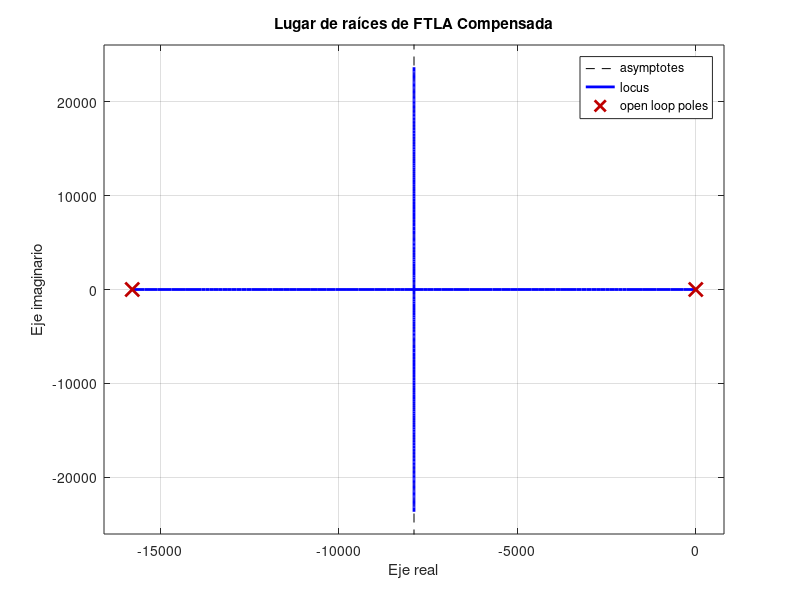
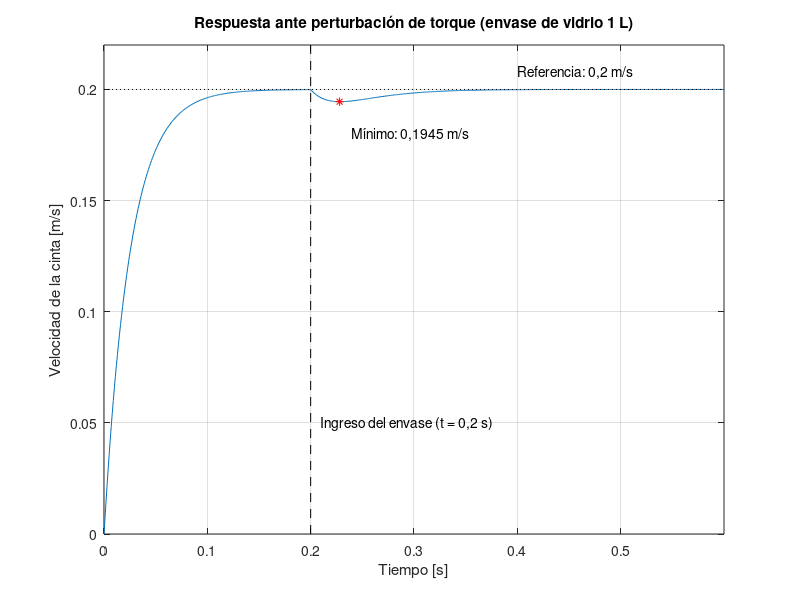

Recreate these plots in MATLAB, in order.
%%% -------------- 2.7 Estabilidad absoluta ------------------

close all; clear all; clc

pkg load control

s = tf('s');

ftla = (4.90*10^5)/(s^2+15813*s+487664);

polos = pole(ftla);

pzmap(ftla);

%%%----------------- 2.9 Respuesta temporal-----------------

step(ftla,0.5); grid
title('Respuesta al escalón unitario del sistema sin compensar')
xlabel('Tiempo [s]'); ylabel('Amplitud [V]')

%%%--------------- 4 - Diseño del controlador ------------------

%% Lugar de raices de la FTLA compensada
close all, clear all, clc
pkg load control

s = tf('s');

%% FTLA sin compensar, forma factorizada
FTLA = 4.90e5 / ((s + 15782)*(s + 30.9));

%% PI por cancelacion del polo dominante
Ti = 1/30.9;
PI = (s + 1/Ti)/s;
FTLAc = minreal(PI*FTLA)          % queda 4.90e5 / (s*(s + 15782))

%% Lugar de raices
rlocus(FTLAc)
title('Lugar de raíces de FTLA Compensada')
xlabel('Eje real'); ylabel('Eje imaginario')

%% Punto de diseno y ganancia Kc
te = 0.1; % te <= 100 ms (criterio 2 %)
alpha = 4/te % te = 4/alpha  ->  alpha = 40
s1 = -alpha;

%% Zoom con el punto de diseño
figure
rlocus(FTLAc); sgrid(0, alpha)     % circunferencia wn = 40: cruza el eje real en -40
axis([-100 10 -20 20])
title('Lugar de raíces de FTLA compensada')
xlabel('Eje real'); ylabel('Eje imaginario')

%% Por condición de módulo |G(s)H(s)|=1/K
invKp = abs((s1 + 1/Ti)/s1 * 4.90e5/((s1 + 15782)*(s1 + 30.9)));
Kp = 1/invKp

%% Verificacion de polos de la funcion de transferencia de lazo cerrado
FTLC = 6.30e5 / ((s + 15742)*(s + 40));
pole(FTLC)

%%% --------------- 5 - Simulación ------------------
close all, clear all, clc
pkg load control
s = tf('s');

%% Sistema compensado
FTLA = 4.90e5 / ((s + 15782)*(s + 30.9));
Ti = 1/30.9;
Kp = 1.285;
PI = Kp*(s + 1/Ti)/s;
FTLC = minreal(feedback(PI*FTLA, 1))   % 6.30e5 / ((s + 40)*(s + 15742))
pole(FTLC)% -40 y -15742

%% Escalon de referencia vref = 0,2 m/s
step(0.2*FTLC, 0.3); grid
title('Respuesta al escalón del sistema compensado')
xlabel('Tiempo [s]'); ylabel('Velocidad de la cinta [m/s]')

%% Para obtener el punto exacto del gráfico en donde se llegue al 98% del valor de ref
step(0.2*FTLC, 0.3); grid
hold on
plot(0.098, 0.196, 'r*')                   % t_e (banda del 2 %)
text(0.105, 0.185, 't_e = 98 ms')
plot(0.025, 0.126, 'r*')                   % 63 % del valor final
text(0.032, 0.115, '\tau = 25 ms')
plot([0 0.3], [0.196 0.196], 'r--')        % limite del 2 %
hold off

title('Respuesta al escalón del sistema compensado')
xlabel('Tiempo [s]'); ylabel('Velocidad de la cinta [m/s]')
legend off

%% Error en estado estable
step(0.2*(1 - FTLC), 0.3); grid
title('Error de seguimiento e(t) = v_{ref} - v')
xlabel('Tiempo [s]'); ylabel('Error [m/s]')

%% Accion de control: tension de armadura Va
Gu = feedback(PI, FTLA);          % Uc/Vref = PI/(1 + PI*FTLA)
Va = 2.4*12.3*0.2*Gu;             % Va = Kd*Kref*vref*Gu, escalon de 0,2 m/s
step(Va, 0.3); grid
hold on
plot([0 0.3], [12 12], 'r--')            % limite del driver
text(0.15, 11, 'Límite del driver: 12 V')
plot([0 0.3], [5.88 5.88], 'k:')         % valor de regimen
text(0.15, 5.3, 'Régimen: 5,9 V')
plot(0, 7.59, 'r*')                      % pico inicial
text(0.01, 8.2, 'Pico: 7,6 V')
hold off
axis([0 0.3 0 13])
title('Acción de control: tensión de armadura V_a')
xlabel('Tiempo [s]'); ylabel('Tensión [V]')
legend off

%% Perturbacion: torque de carga del envase (vidrio 1 L)
Ra=5.74; La=3.63e-4; Km=0.0109; Bm=4.67e-7; Jeff=6.86e-7; Kd=2.4; Ks=4.66e-3;
s=tf('s');
D = La*Jeff*s^2+(La*Bm+Ra*Jeff)*s+(Ra*Bm+Km^2);
G = Km/D;
Gd = -(Ra+La*s)/D;
FTLA = Kd*G*Ks;
Kp=1.285; Ti=1/30.9;
PI = Kp*(s+1/Ti)/s;
FTLC = minreal(feedback(PI*FTLA,1));
Gd_lc = minreal(Gd/(1+PI*FTLA));

dt = 0.001; t = 0:dt:0.6;
n0 = 200;                                        % el envase ingresa en t0 = n0*dt = 0,2 s
vr = step(0.2*FTLC, t);                          % arranque: 0 -> 0,2 m/s
vd = step(3.79e-4*0.947e-3*Gd_lc, t(1:end-n0));  % efecto del envase
v  = vr;
v(n0+1:end) = vr(n0+1:end) + vd;                 % superposicion

plot(t, v); grid
hold on
plot([0 0.6], [0.2 0.2], 'k:')
text(0.4, 0.208, 'Referencia: 0,2 m/s')
plot([0.2 0.2], [0 0.22], 'k--')
text(0.21, 0.05, 'Ingreso del envase (t = 0,2 s)')
plot(0.228, 0.1945, 'r*')
text(0.24, 0.18, 'Mínimo: 0,1945 m/s')
hold off
axis([0 0.6 0 0.22])
title('Respuesta ante perturbación de torque (envase de vidrio 1 L)')
xlabel('Tiempo [s]'); ylabel('Velocidad de la cinta [m/s]')
